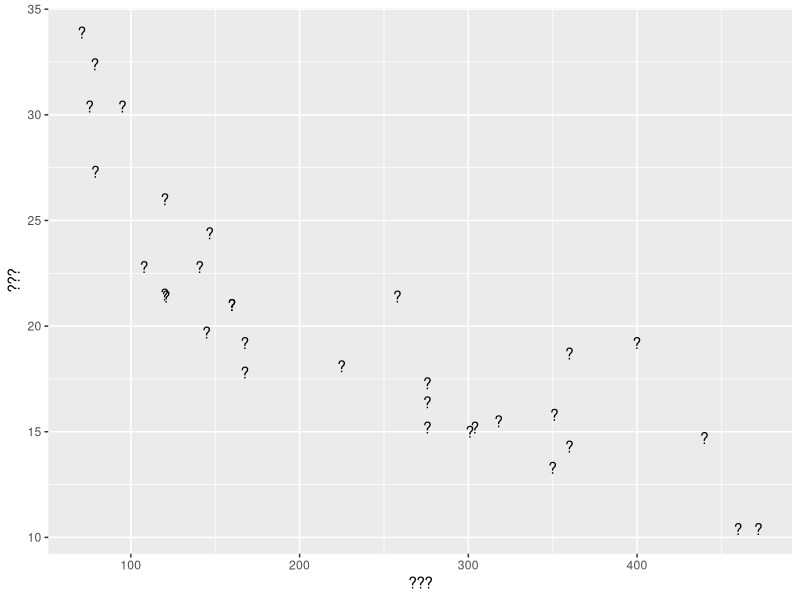
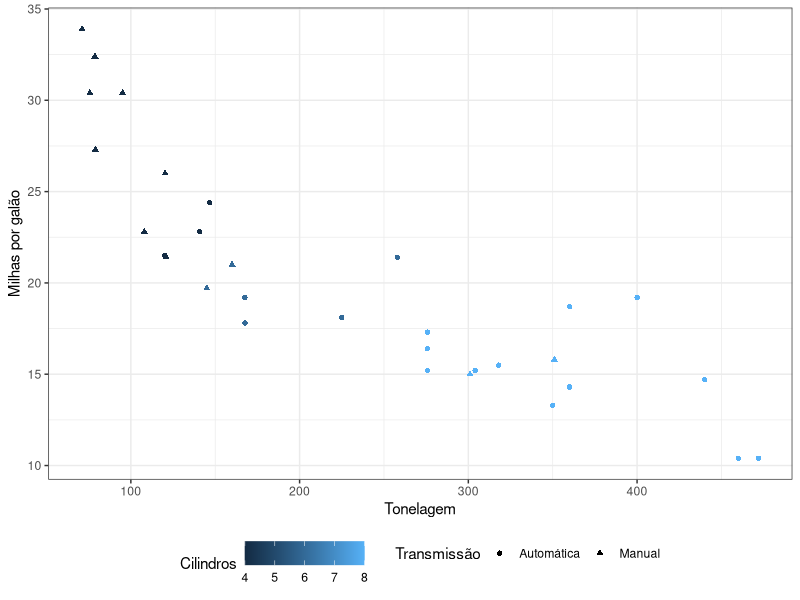

Here is the R script that generated these plots, in order:
## ---- chunk 1
library(ggplot2)

ggplot(mtcars) +
  geom_text(aes(x = disp, y = mpg, label = '?')) +
  labs(x = '???', y = '???')
## ---- chunk 2
ggplot(mtcars) +
  geom_point(aes(x = disp, y = mpg, shape = as.factor(am), color = cyl)) +
  labs(x = "Tonelagem", y = "Milhas por galão", 
       shape = "Transmissão", color = "Cilindros") +
  scale_shape_discrete(labels = c("Automática","Manual")) +
  theme_bw() +
  theme(legend.position = "bottom") 
